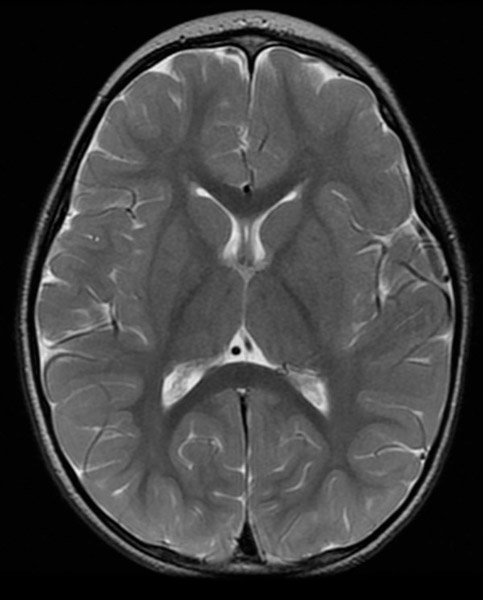
#> input picture brain.jpg, 483 x 600 px
$ python k_space_analysis.py
#> lines starting #> are read from the running program, lines starting #| are printed output that depends on the picture
import numpy as np
import matplotlib.pyplot as plt
import cv2
from matplotlib.gridspec import GridSpec

#load image, must be GRAY_SCALE

img = cv2.imread("brain.jpg",0)
#> img is the input picture: shape (600, 483); min 0, max 246, mean 63.2

height,width = img.shape
#> height = 600; width = 483

#variables:

#rect region to be truncated

#rectangle coordinates, top left (a1,a2) -> (b1,b2) bottom right
#coord = (a1,a2,b1,b2)
coord = (200,250,300,400)

#width of the rect
width_rect = 40

#end variables

x1=coord[0]
y1=coord[1]

x2=coord[2]
y2=coord[3]


fourier = np.fft.fft2(img)

#fourier needs a shift to move the low and high frequencies of the k space
fourier_shift = np.fft.fftshift(fourier)

#log is only for display result
spectrum = np.log(abs(fourier_shift))
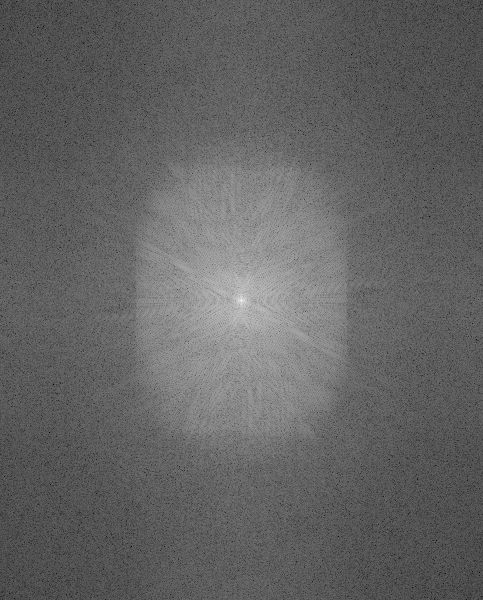
#> spectrum: shape (600, 483) float64; min -0.105, max 16.72, mean 6.48; drawn with min black and max white

#go all over the choosen area
for i in range(x1,x2):
    for j in range(y1,y2):
        #pick area
        if not (i>=x1+width_rect and i<=x2-width_rect and j>=y1+width_rect and j<=y2-width_rect):
            fourier_shift[j][i] = np.complex(0,0)


spectrum2 = np.log(abs(fourier_shift))
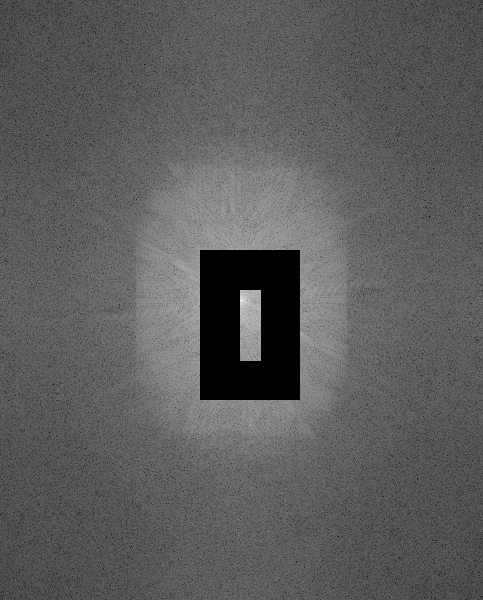
#> spectrum2: shape (600, 483) float64; 4.66% of the values are NaN or infinite; the others: min -0.105, max 16.72, mean 6.3; drawn with min black, max white, NaN and infinite black

img2 = abs(np.fft.ifft2(fourier_shift))
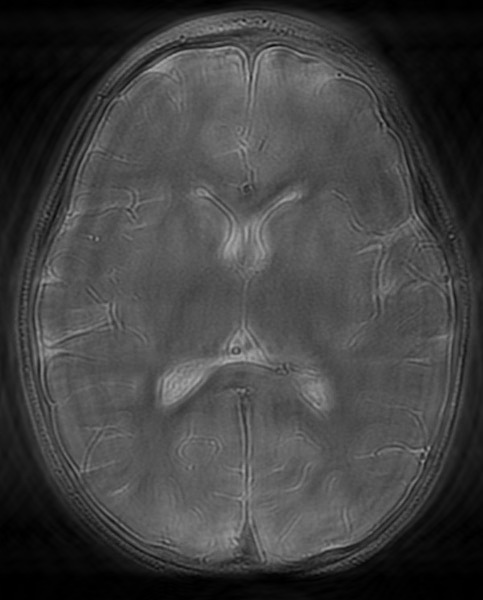
#> img2: shape (600, 483) float64; min 0.00853, max 171.5, mean 65.6


#Create figure and GRID

fig = plt.figure(figsize=(10,40))
gs = GridSpec(1,4)
ax1 = fig.add_subplot(gs[0,0])
ax2 = fig.add_subplot(gs[0,1])
ax3 = fig.add_subplot(gs[0,2])
ax4 = fig.add_subplot(gs[0,3])


#original image
ax1.imshow(img,cmap='gray')
ax1.set_title("original image", fontsize=10)

#k-space from original image
ax2.imshow(spectrum,cmap='gray')
ax2.set_title("k-space original", fontsize=10)

#truncated k-space
ax3.imshow(spectrum2,cmap='gray')
ax3.set_title("k-space truncated",fontsize=10)

#image from truncated k-space
ax4.imshow(img2,cmap='gray')
ax4.set_title("image from truncated k-space", fontsize=10)


plt.show()
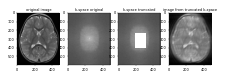
#> figure drawn by matplotlib, 4 panels
